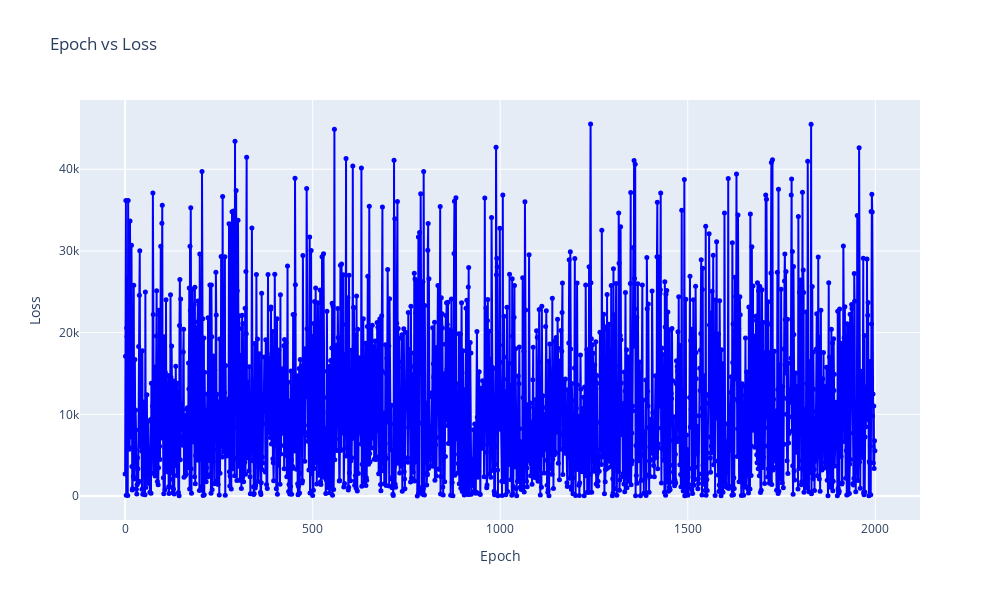

Notebook code cell kept with this figure:
### Code cell
# Extract the data
epochs = report_data['epoch'].values
losses = report_data['loss'].values

# Create the 2D scatter plot
fig = go.Figure(data=go.Scatter(
    x=epochs,
    y=losses,
    mode='lines+markers',
    marker=dict(
        size=5,
        color='blue'
    ),
    text=[f'Epoch: {e}<br>Loss: {l}' for e, l in zip(epochs, losses)],
    hoverinfo='text'
))

# Update the layout
fig.update_layout(
    xaxis=dict(
        title='Epoch'
    ),
    yaxis=dict(
        title='Loss'
    ),
    width=1000,
    height=600,
    title='Epoch vs Loss'
)

# Show the plot
fig.show()

### Figure 1 — Plotly figure (JSON) as saved in the notebook; plotly's stock layout.template omitted (floating-point values rounded to 4 significant figures; data arrays with more than 128 entries replaced by an {"elided": "..."} marker saying what was removed)
{"data": [{"hoverinfo": "text", "marker": {"color": "blue", "size": 5}, "mode": "lines+markers", "text": {"elided": "2000 str values"}, "type": "scatter", "x": {"elided": "2000 int values"}, "y": {"elided": "2000 float values"}}], "layout": {"height": 600, "title": {"text": "Epoch vs Loss"}, "width": 1000, "xaxis": {"title": {"text": "Epoch"}}, "yaxis": {"title": {"text": "Loss"}}}}
